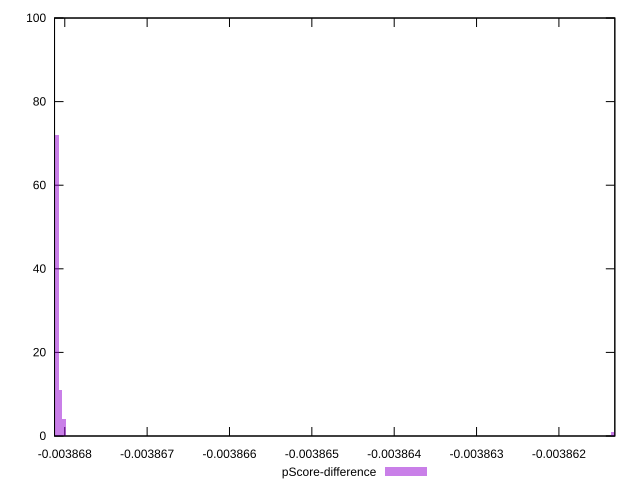

Write gnuplot code to recreate this figure.
reset

$pScoreDifference <<EOF
-0.003861343551350433 1
-0.0038680968023771726 72
-0.003868142742860348 12
-0.0038680049214108226 4
-0.0038680508618939976 11
EOF

set key outside below
set boxwidth 4.594048317510122e-8
set xrange [-0.0038681243107075713:-0.003861321151988256]
set yrange [0:100]
set trange [0:100]
set style fill transparent solid 0.5 noborder
set terminal svg size 640, 490 enhanced background rgb 'white'
set output "report_0_00242021-02-20T12:25:28.543Z/uses-long-cache-ttl/samples/pages+cached/pScore-difference/histogram.svg"

plot $pScoreDifference title "pScore-difference" with boxes

reset
